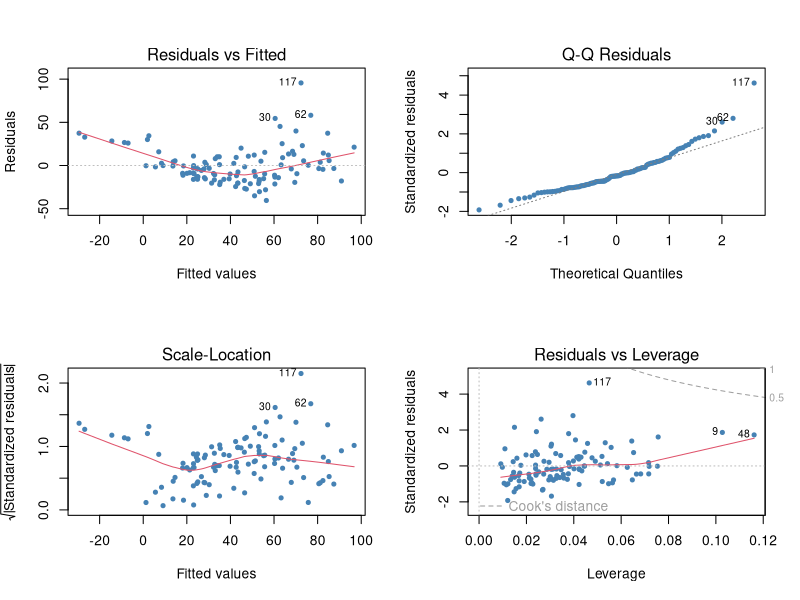
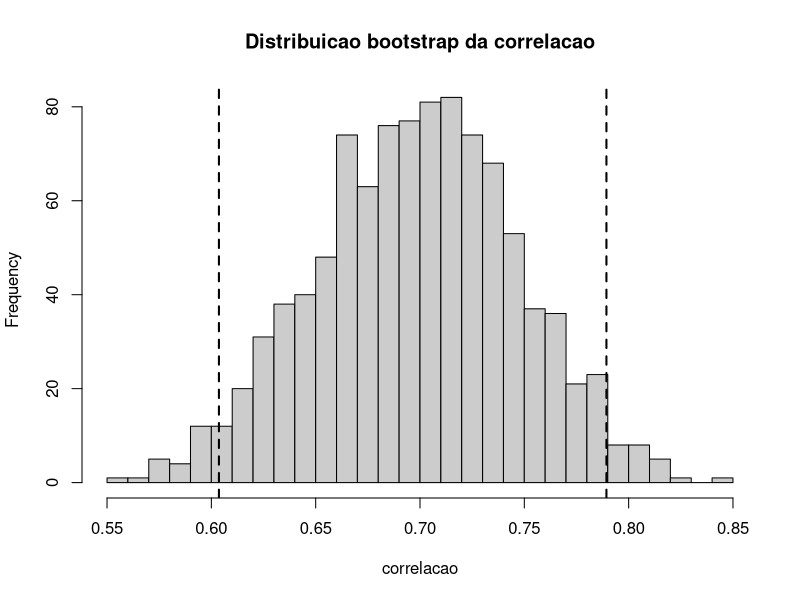

Write the R code that produced these figures, in order.
# Analise exploratoria e modelo linear para os dados de qualidade do ar de Nova York (airquality, 1973) - script da aula de estilo de codigo
# versao rapida, arrumar depois

dados = airquality
n = nrow( dados )  
cat('numero de observacoes:',n,'\n')

## valores faltantes em cada variavel
faltantes=sapply(dados,function(x) sum(is.na(x)))
print(faltantes)

# quantos dias ficaram sem medida de ozonio
nFaltantesOzonio = length(dados$Ozone[dados$Ozone == NA])
cat("faltantes em Ozone:",nFaltantesOzonio,"\n")

## daqui pra frente so as linhas completas
dados.completos=na.omit(dados)
cat('linhas completas:',nrow(dados.completos),'\n')

## media e desvio do ozonio em cada mes  
medias = tapply(dados.completos$Ozone,dados.completos$Month,mean,na.rm=T)
desvios = tapply(dados.completos$Ozone, dados.completos$Month, sd, na.rm = T)
tabela=data.frame(mes=names(medias),media=as.numeric(medias),desvio=as.numeric(desvios))
print(tabela)

## amplitude de temperatura em cada mes, na mao mesmo
meses=unique(dados.completos$Month)
amplitude=c()
for(i in 1:length(meses)){
sub=dados.completos[dados.completos$Month==meses[i],]
amplitude[i]=max(sub$Temp)-min(sub$Temp)
}
names(amplitude)=meses ; print(amplitude)

## dias de ozonio alto sao os que passam do terceiro quartil
limite=quantile(dados.completos$Ozone,0.75)
dados.completos$alto=ifelse(dados.completos$Ozone>limite,'sim','nao')
print(table(dados.completos$alto,dados.completos$Month))

## modelo linear
ajuste=lm(Ozone~Temp+Wind+Solar.R,data=dados.completos)
print(summary(ajuste))
r2=summary(ajuste)$r.squared
cat('R2 =',round(r2,3),'\n')  

# ajuste2 = lm(Ozone ~ Temp, data = dados.completos)
# print(summary(ajuste2))

## graficos de diagnostico
par(mfrow=c(2,2))
plot(ajuste,pch=20,col='steelblue')
par(mfrow=c(1,1))

## bootstrap da correlacao entre ozonio e temperatura
set.seed(1234)
B=1000
correlacoes=numeric(B)
for(b in 1:B){
  ind=sample(1:nrow(dados.completos),nrow(dados.completos),replace=T)
  amostra=dados.completos[ind,]
  correlacoes[b]=cor(amostra$Ozone,amostra$Temp)
}
ic=quantile(correlacoes,c(0.025,0.975))
cat('correlacao observada:',round(cor(dados.completos$Ozone,dados.completos$Temp),3),'\n')
cat('IC bootstrap de 95%: [',round(ic[1],3),',',round(ic[2],3),']\n')

hist(correlacoes,main='Distribuicao bootstrap da correlacao',xlab='correlacao',col='grey80',breaks=30)
abline(v=ic,lty=2,lwd=2)

## conclusao
if(r2>0.5 & ic[1]>0){
cat('O modelo explica boa parte da variacao e a correlacao e positiva.\n')
}else{
cat('Resultado inconclusivo.\n')
}
